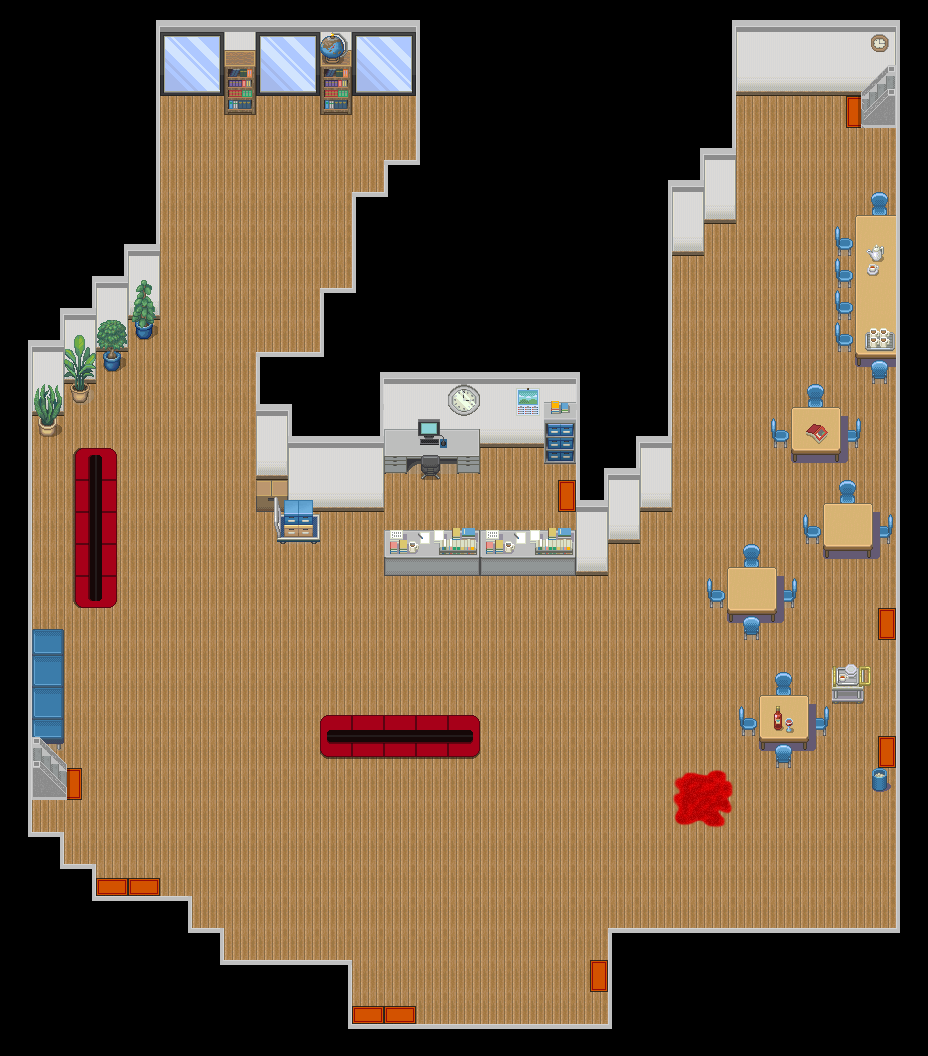

The image is a tile-based game level rendered from a .tmx file. Its description and source (layers, tilesets, objects; grid data summarised) follow:
An orthogonal 29x33 tile map with 32x32 px tiles, 7 tile layers (Layer 1, Layer 2, Layer 3, Doors, ...).

<map version="1.0" orientation="orthogonal" renderorder="right-down" width="29" height="33" tilewidth="32" tileheight="32" nextobjectid="1">
 <tileset firstgid="1" source="tileset2.tsx" />
 <layer name="Layer 1" width="29" height="33">
  <data>[957 cells, 761 non-empty, 14 distinct tile ids]</data>
 </layer>
 <layer name="Layer 2" width="29" height="33">
  <data>[957 cells, 112 non-empty, 34 distinct tile ids]</data>
 </layer>
 <layer name="Layer 3" width="29" height="33">
  <data>[957 cells, 96 non-empty, 40 distinct tile ids]</data>
 </layer>
 <layer name="Doors" width="29" height="33">
  <data>[957 cells, 16 non-empty, 6 distinct tile ids]</data>
 </layer>
 <layer name="Layer 4" width="29" height="33">
  <data>[957 cells, 10 non-empty, 7 distinct tile ids]</data>
 </layer>
 <layer name="Blood" width="29" height="33">
  <data>[957 cells, 4 non-empty, 4 distinct tile ids]</data>
 </layer>
 <layer name="Over Player" width="29" height="33">
  <data>[957 cells, 19 non-empty, 9 distinct tile ids]</data>
 </layer>
</map>
